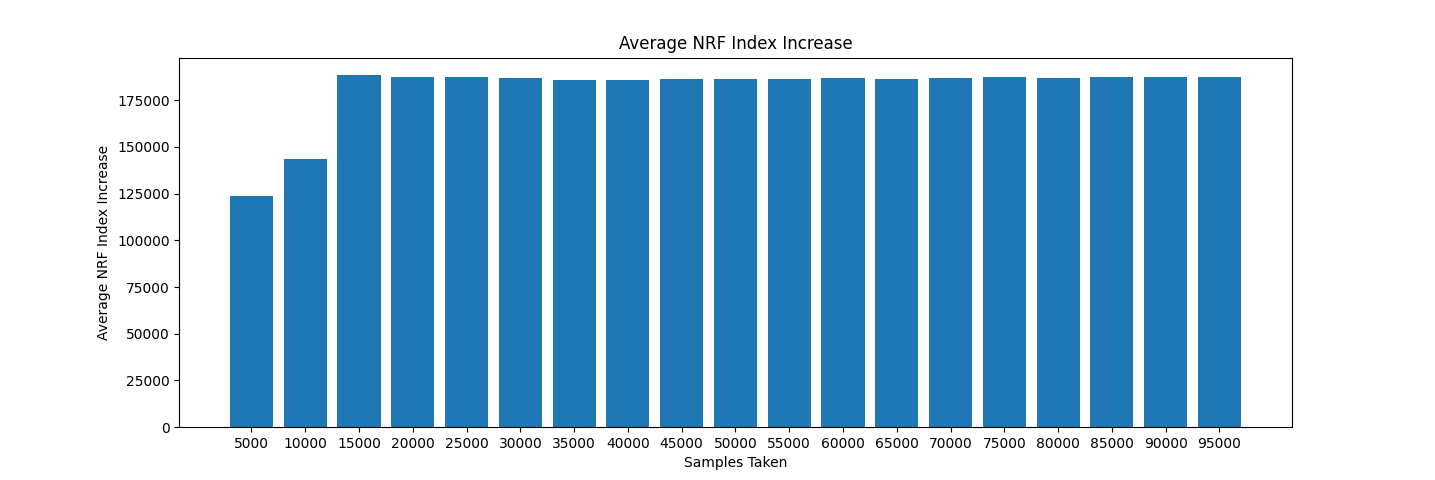

The script that drew this image:
import matplotlib.pyplot as plt
import pyodbc
import pandas as pd

cnxn = pyodbc.connect('DRIVER={ODBC Driver 17 for SQL Server};SERVER=(local);DATABASE=FoodRecipesTest;Trusted_Connection=yes;')
cursor = cnxn.cursor()

fig = plt.figure()

keys = []
values = []

for i in range(5000, 100000, 5000):
    query = """
    SET NOCOUNT ON
    DECLARE @temp TABLE (parentID uniqueidentifier, RecipeID uniqueidentifier, NRFCalculated float)

    INSERT INTO @temp
    SELECT parentID, ingredients.RecipeID, --ingredients.Name, 
        SUM(NRFCalculated) AS NRFCalculated
    FROM (
    SELECT TOP """ + str(i) + """ sr.RecipeID AS parentID, r.RecipeID, r.Name,
    --Nutrition Conversions
    n.Protein + n.Fiber + n.VitaminA + n.VitaminARentinolEquiv + n.VitaminC + n.VitaminE + n.Calcium + n.Iron + n.Potassium + n.Magnesium - n.SaturatedFat - n.Sugar - n.Sodium AS NRFCalculated
    FROM Data.Ingredients i
    INNER JOIN Data.Nutrition n ON n.NutritionID = i.NutritionID
    INNER JOIN Data.RecipeSimilarities sr ON sr.SimilarRecipeID = i.RecipeID
        AND sr.UsingSubstitution = 0
    INNER JOIN Data.Recipes r ON r.RecipeID = sr.SimilarRecipeID
    ) as ingredients
    GROUP BY parentID, ingredients.RecipeID, ingredients.Name
    --ORDER BY NRFCalculated

    SELECT AVG(NRFDiff)
    FROM (
    SELECT t.parentID, MAX(tt.NRFCalculated - t.NRFCalculated) AS NRFDiff
    FROM @temp t
    INNER JOIN @temp tt ON t.parentID = t.RecipeID
    GROUP BY t.parentID) ttt"""

    cursor.execute(query)

    value = cursor.fetchone()[0]
    values.append(float(value))
    keys.append(str(i))

    print('samples: ' + str(i) + ', avg: ' + str(value))

plt.bar(keys, values)
 
plt.xlabel("Samples Taken")
plt.ylabel("Average NRF Index Increase")
plt.title("Average NRF Index Increase")
plt.show()
# plt.savefig('sugar_bar.png')
